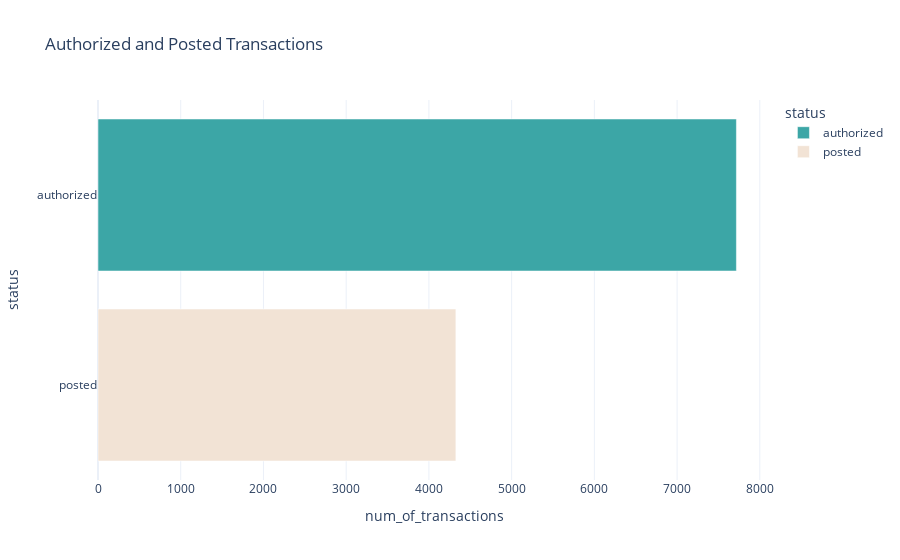

Notebook cell for this chart:
### Markdown cell above
# <b><span style = 'color:#15C3BA'> 6.2 ❯</span> Status</b>

### Code cell
status = df_transaction.groupby("status").size().to_frame()
status.columns = ["num_of_transactions"]
status.reset_index(inplace = True)

fig = px.bar(status, y = "status", x = "num_of_transactions",
             color = "status", color_discrete_sequence = ["#3CA6A6", "#F2E3D5"], 
             template = "plotly_white", orientation = "h", 
             title = "Authorized and Posted Transactions")


fig.show()

### Figure 1 — Plotly figure (JSON) as saved in the notebook; plotly's stock layout.template omitted (floating-point values rounded to 4 significant figures)
{"data": [{"alignmentgroup": "True", "hovertemplate": "status=%{y}<br>num_of_transactions=%{x}<extra></extra>", "legendgroup": "authorized", "marker": {"color": "#3CA6A6", "pattern": {"shape": ""}}, "name": "authorized", "offsetgroup": "authorized", "orientation": "h", "showlegend": true, "textposition": "auto", "type": "bar", "x": [7717], "xaxis": "x", "y": ["authorized"], "yaxis": "y"}, {"alignmentgroup": "True", "hovertemplate": "status=%{y}<br>num_of_transactions=%{x}<extra></extra>", "legendgroup": "posted", "marker": {"color": "#F2E3D5", "pattern": {"shape": ""}}, "name": "posted", "offsetgroup": "posted", "orientation": "h", "showlegend": true, "textposition": "auto", "type": "bar", "x": [4326], "xaxis": "x", "y": ["posted"], "yaxis": "y"}], "layout": {"autosize": true, "barmode": "relative", "legend": {"title": {"text": "status"}, "tracegroupgap": 0}, "title": {"text": "Authorized and Posted Transactions"}, "xaxis": {"anchor": "y", "autorange": true, "domain": [0, 1], "range": [0, 8123.0], "title": {"text": "num_of_transactions"}, "type": "linear"}, "yaxis": {"anchor": "x", "autorange": true, "categoryarray": ["posted", "authorized"], "categoryorder": "array", "domain": [0, 1], "range": [-0.5, 1.5], "title": {"text": "status"}, "type": "category"}}}
